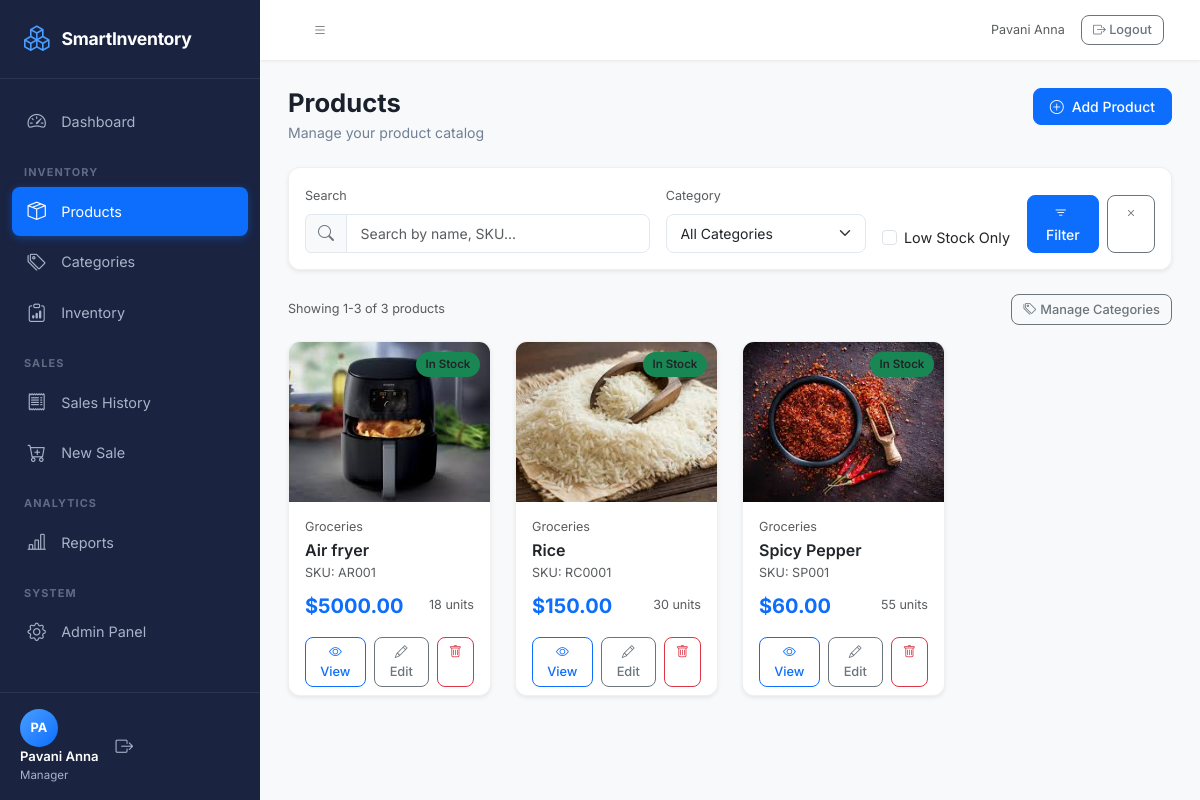
Screenshot of /products/ (signed in) with the database file from the repository.
### inventory/models.py (models this page shows, shortened)
class Product(models.Model):
    name = models.CharField(max_length=200)
    sku = models.CharField(max_length=50, unique=True, help_text='Stock Keeping Unit')
    category = models.ForeignKey(Category, on_delete=models.SET_NULL, null=True, related_name='products')
    description = models.TextField(blank=True, null=True)
    price = models.DecimalField(max_digits=10, decimal_places=2, help_text='Selling price')
    cost_price = models.DecimalField(max_digits=10, decimal_places=2, default=0, help_text='Purchase/cost price')
    stock_quantity = models.IntegerField(default=0, help_text='Current stock level')
    low_stock_threshold = models.IntegerField(default=10, help_text='Alert when stock falls below this')
    image = models.ImageField(upload_to='products/', blank=True, null=True)
    is_active = models.BooleanField(default=True)
    created_at = models.DateTimeField(auto_now_add=True)
    updated_at = models.DateTimeField(auto_now=True)
    class Meta:
        ordering = ['name']
    @property
    def is_low_stock(self):
        return self.stock_quantity <= self.low_stock_threshold

class Category(models.Model):
    name = models.CharField(max_length=100, unique=True)
    description = models.TextField(blank=True, null=True)
    created_at = models.DateTimeField(auto_now_add=True)
    class Meta:
        verbose_name = 'Category'
        verbose_name_plural = 'Categories'
        ordering = ['name']
    def __str__(self):
        return self.name

### inventory/views.py (the view)
# urls.py: path('products/', views.product_list, name='product_list'),
@login_required
def product_list(request):
    form = ProductSearchForm(request.GET)
    products = Product.objects.select_related('category').all()
    query = request.GET.get('query', '')
    category_id = request.GET.get('category', '')
    low_stock = request.GET.get('low_stock', '')
    if query:
        products = products.filter(
            Q(name__icontains=query) |
            Q(sku__icontains=query) |
            Q(description__icontains=query)
        )
    if category_id:
        products = products.filter(category_id=category_id)
    if low_stock:
        products = products.filter(stock_quantity__lte=F('low_stock_threshold'))
    paginator = Paginator(products, 12)
    page_number = request.GET.get('page')
    page_obj = paginator.get_page(page_number)
    context = {
        'products': page_obj,
        'form': form,
        'query': query,
        'total_count': products.count(),
    }
    return render(request, 'products/product_list.html', context)

### inventory/forms.py
class ProductSearchForm(forms.Form):
    query = forms.CharField(
        required=False,
        widget=forms.TextInput(attrs={
            'class': 'form-control',
            'placeholder': 'Search products...',
            'id': 'search-input'
        })
    )
    category = forms.ModelChoiceField(
        queryset=Category.objects.all(),
        required=False,
        empty_label='All Categories',
        widget=forms.Select(attrs={'class': 'form-select'})
    )
    low_stock = forms.BooleanField(
        required=False,
        widget=forms.CheckboxInput(attrs={'class': 'form-check-input'})
    )

### templates/products/product_list.html (shortened to what this page needs)
{% extends 'base.html' %}
{% load static %}
{% load inventory_tags %}
{% block content %}
<div class="page-header d-flex justify-content-between align-items-start mb-4">
    <div>
        <h1 class="page-title">Products</h1>
        <p class="page-subtitle">Manage your product catalog</p>
    </div>
    <a href="{% url 'product_add' %}" class="btn btn-primary">
        <i class="bi bi-plus-circle me-2"></i>Add Product
    </a>
</div>
<div class="card border-0 shadow-sm mb-4">
    <div class="card-body py-3">
        <form method="get" class="row g-3 align-items-end">
            <div class="col-md-5">
                <label class="form-label small text-muted">Search</label>
                <div class="input-group">
                    <span class="input-group-text"><i class="bi bi-search"></i></span>
                    <input type="text" name="query" class="form-control" placeholder="Search by name, SKU..."
                           value="{{ request.GET.query }}">
                </div>
            </div>
            <div class="col-md-3">
                <label class="form-label small text-muted">Category</label>
                {{ form.category }}
            </div>
            <div class="col-md-2 d-flex align-items-end">
                <div class="form-check">
                    <input class="form-check-input" type="checkbox" name="low_stock" id="lowStockCheck"
                           {% if request.GET.low_stock %}checked{% endif %}>
                    <label class="form-check-label" for="lowStockCheck">Low Stock Only</label>
                </div>
            </div>
            <div class="col-md-2 d-flex gap-2">
                <button type="submit" class="btn btn-primary flex-fill">
                    <i class="bi bi-filter me-1"></i>Filter
                </button>
                <a href="{% url 'product_list' %}" class="btn btn-outline-secondary">
                    <i class="bi bi-x"></i>
                </a>
            </div>
        </form>
    </div>
</div>
<div class="d-flex justify-content-between align-items-center mb-3">
    <p class="text-muted mb-0 small">Showing {{ products.start_index }}-{{ products.end_index }} of {{ products.paginator.count }} products</p>
    <div class="d-flex gap-2">
        <a href="{% url 'category_list' %}" class="btn btn-sm btn-outline-secondary">
            <i class="bi bi-tags me-1"></i>Manage Categories
        </a>
    </div>
</div>
{% if products %}
<div class="row g-4 mb-4">
    {% for product in products %}
    <div class="col-xl-3 col-lg-4 col-md-6">
        <div class="card product-card border-0 shadow-sm h-100">
            <div class="product-img-wrapper">
                {% if product.image %}
                <img src="{{ product.image.url }}" alt="{{ product.name }}" class="product-img">
                {% else %}
                <div class="product-img-placeholder">
                    <i class="bi bi-box-seam"></i>
                </div>
                {% endif %}
                {% if product.stock_quantity == 0 %}
                <span class="product-badge bg-danger">Out of Stock</span>
                {% elif product.is_low_stock %}
                <span class="product-badge bg-warning text-dark">Low Stock</span>
                {% else %}
                <span class="product-badge bg-success">In Stock</span>
                {% endif %}
            </div>
            <div class="card-body">
                <p class="text-muted small mb-1">{{ product.category.name|default:'Uncategorized' }}</p>
                <h6 class="card-title fw-semibold mb-1">{{ product.name }}</h6>
                <p class="text-muted small mb-2">SKU: {{ product.sku }}</p>
                <div class="d-flex justify-content-between align-items-center">
                    <span class="fw-bold text-primary fs-5">${{ product.price }}</span>
                    <span class="text-muted small">{{ product.stock_quantity }} units</span>
                </div>
            </div>
            <div class="card-footer bg-transparent border-0 pt-0">
                <div class="d-flex gap-2">
                    <a href="{% url 'product_detail' product.pk %}" class="btn btn-sm btn-outline-primary flex-fill">
                        <i class="bi bi-eye"></i> View
                    </a>
                    <a href="{% url 'product_edit' product.pk %}" class="btn btn-sm btn-outline-secondary flex-fill">
                        <i class="bi bi-pencil"></i> Edit
                    </a>
                    <a href="{% url 'product_delete' product.pk %}" class="btn btn-sm btn-outline-danger">
                        <i class="bi bi-trash"></i>
                    </a>
                </div>
            </div>
        </div>
    </div>
    {% endfor %}
</div>
{% endif %}
{% endblock %}

### templates/base.html (shortened to what this page needs)
{% load static %}
<!DOCTYPE html>
<html lang="en">
<head>
    <link href="https://cdn.jsdelivr.net/npm/bootstrap@5.3.0/dist/css/bootstrap.min.css" rel="stylesheet">
    <link href="https://cdn.jsdelivr.net/npm/bootstrap-icons@1.11.0/font/bootstrap-icons.css" rel="stylesheet">
    <link href="{% static 'css/style.css' %}" rel="stylesheet">
</head>
<body class="bg-light">
{% if user.is_authenticated %}
<div class="wrapper d-flex">
    <nav id="sidebar" class="sidebar">
        <div class="sidebar-header">
            <div class="brand-logo">
                <i class="bi bi-boxes"></i>
                <span>SmartInventory</span>
            </div>
        </div>
        <ul class="sidebar-nav">
            <li class="nav-item {% if request.resolver_match.url_name == 'dashboard' %}active{% endif %}">
                <a href="{% url 'dashboard' %}" class="nav-link">
                    <i class="bi bi-speedometer2"></i>
                    <span>Dashboard</span>
                </a>
            </li>
            <li class="nav-category">INVENTORY</li>
            <li class="nav-item {% if 'product' in request.resolver_match.url_name or 'category' in request.resolver_match.url_name %}active{% endif %}">
                <a href="{% url 'product_list' %}" class="nav-link">
                    <i class="bi bi-box-seam"></i>
                    <span>Products</span>
                </a>
            </li>
            <li class="nav-item {% if request.resolver_match.url_name == 'category_list' %}active{% endif %}">
                <a href="{% url 'category_list' %}" class="nav-link">
                    <i class="bi bi-tags"></i>
                    <span>Categories</span>
                </a>
            </li>
            <li class="nav-item {% if request.resolver_match.url_name == 'inventory' %}active{% endif %}">
                <a href="{% url 'inventory' %}" class="nav-link">
                    <i class="bi bi-clipboard-data"></i>
                    <span>Inventory</span>
                </a>
            </li>
            <li class="nav-category">SALES</li>
            <li class="nav-item {% if 'sale' in request.resolver_match.url_name %}active{% endif %}">
                <a href="{% url 'sale_list' %}" class="nav-link">
                    <i class="bi bi-receipt"></i>
                    <span>Sales History</span>
                </a>
            </li>
            <li class="nav-item">
                <a href="{% url 'sale_create' %}" class="nav-link">
                    <i class="bi bi-cart-plus"></i>
                    <span>New Sale</span>
                </a>
            </li>
            <li class="nav-category">ANALYTICS</li>
            <li class="nav-item {% if request.resolver_match.url_name == 'reports' %}active{% endif %}">
                <a href="{% url 'reports' %}" class="nav-link">
                    <i class="bi bi-bar-chart-line"></i>
                    <span>Reports</span>
                </a>
            </li>
            <li class="nav-category">SYSTEM</li>
            <li class="nav-item">
                <a href="/admin/" class="nav-link" target="_blank">
                    <i class="bi bi-gear"></i>
                    <span>Admin Panel</span>
                </a>
            </li>
        </ul>
        <div class="sidebar-footer">
            <div class="user-info">
                <div class="user-avatar">{{ user.first_name|first|upper }}{{ user.last_name|first|upper }}</div>
                <div class="user-details">
                    <div class="user-name">{{ user.get_full_name|default:user.username }}</div>
                    <div class="user-role">{% if user.is_superuser %}Administrator{% else %}Manager{% endif %}</div>
                </div>
            </div>
            <a href="{% url 'logout' %}" class="logout-btn" title="Logout">
                <i class="bi bi-box-arrow-right"></i>
            </a>
        </div>
    </nav>
    <div class="main-content flex-grow-1">
        <nav class="top-navbar navbar navbar-expand-lg">
            <div class="container-fluid">
                <button class="btn btn-link sidebar-toggle" id="sidebarToggle">
                    <i class="bi bi-list"></i>
                </button>
                <div class="ms-auto d-flex align-items-center gap-3">
                    <span class="text-muted small">{{ user.get_full_name|default:user.username }}</span>
                    <a href="{% url 'logout' %}" class="btn btn-outline-secondary btn-sm">
                        <i class="bi bi-box-arrow-right"></i> Logout
                    </a>
                </div>
            </div>
        </nav>
        <div class="page-content">
            {% block content %}{% endblock %}
        </div>
    </div>
</div>
{% endif %}
</body>
</html>

### rows the page displays
Product: image (picture), low_stock_threshold "In Stock", category.name "Groceries", name "Air fryer", sku "AR001", price "5000.00", stock_quantity "18"
Product: image (picture), low_stock_threshold "In Stock", category.name "Groceries", name "Rice", sku "RC0001", price "150.00", stock_quantity "30"
Product: image (picture), low_stock_threshold "In Stock", category.name "Groceries", name "Spicy Pepper", sku "SP001", price "60.00", stock_quantity "55"

### other values shown
{{ user.first_name|first|upper }} "P"
{{ user.last_name|first|upper }} "A"
{{ user.get_full_name|default:user.username }} "Pavani Anna"
{{ products.start_index }} "1"
{{ products.end_index }} "3"
{{ products.paginator.count }} "3"
